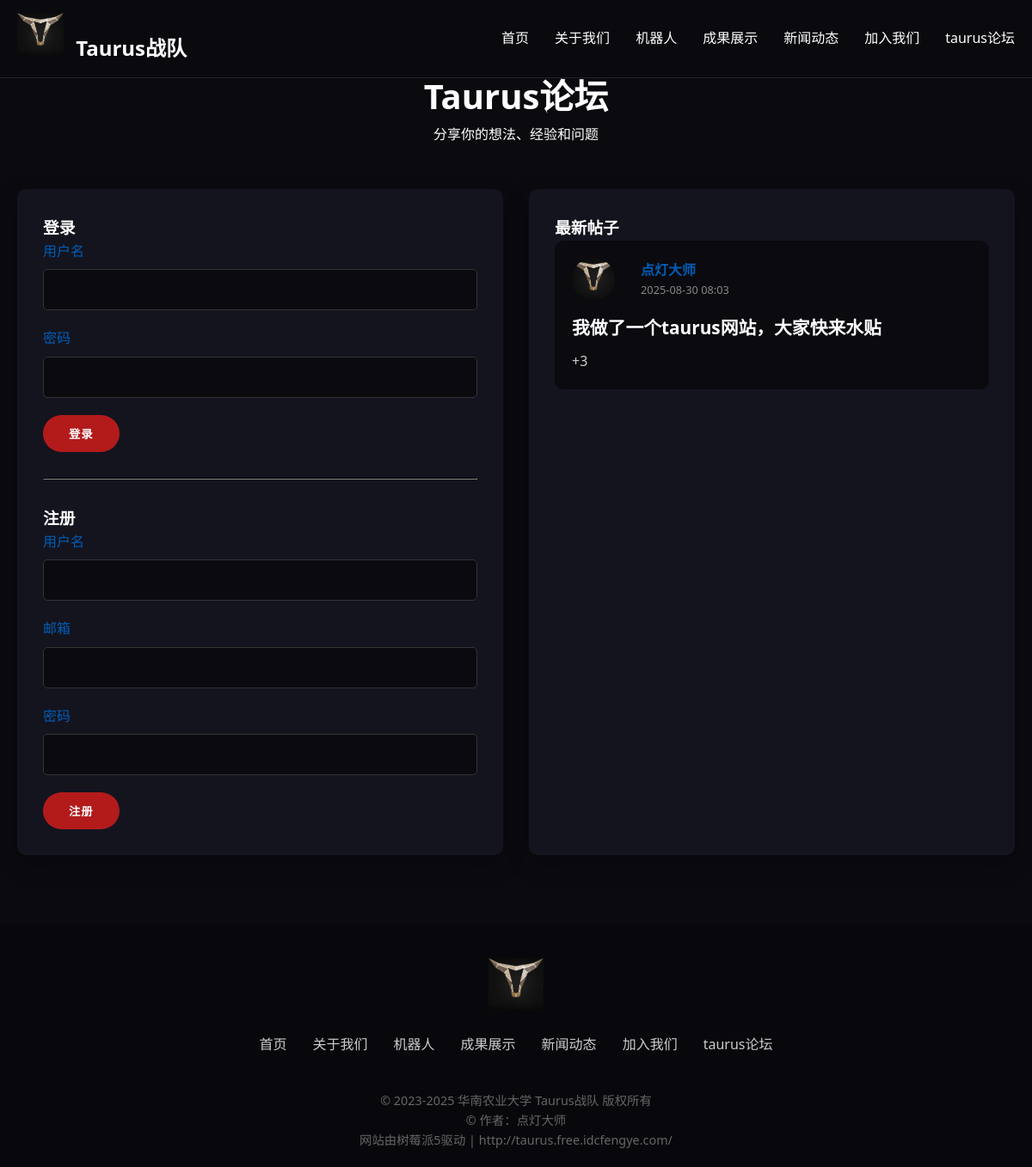
Page /forum.php on the earlier database version.
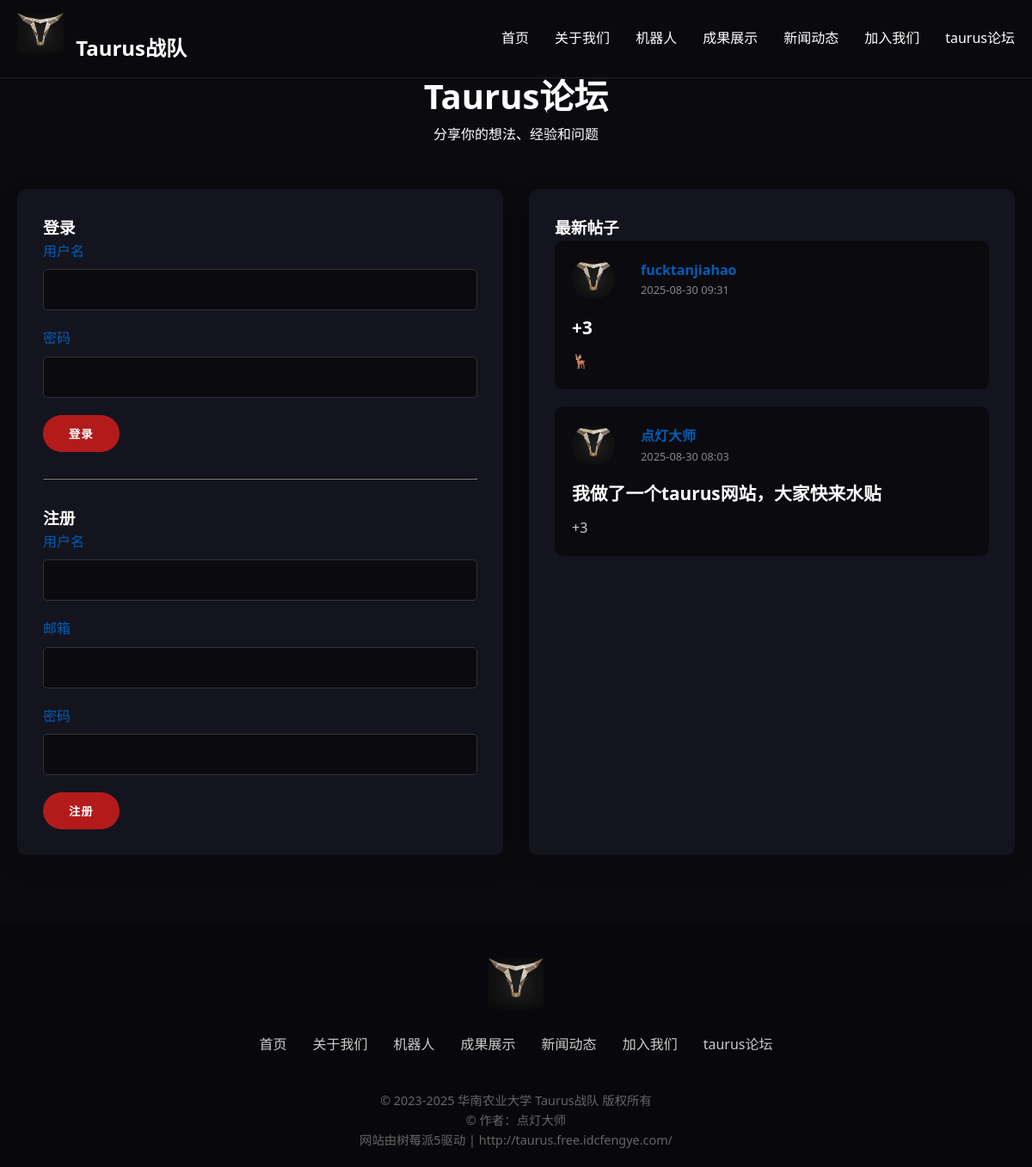
Same page on the later database version.
### tables this page shows
CREATE TABLE `posts` (
  `id` int(11) NOT NULL AUTO_INCREMENT,
  `user_id` int(11) NOT NULL,
  `title` varchar(255) NOT NULL,
  `content` text NOT NULL,
  `created_at` timestamp NULL DEFAULT current_timestamp(),
  `updated_at` timestamp NULL DEFAULT current_timestamp() ON UPDATE current_timestamp(),
  PRIMARY KEY (`id`),
  KEY `user_id` (`user_id`),
  CONSTRAINT `posts_ibfk_1` FOREIGN KEY (`user_id`) REFERENCES `users` (`id`) ON DELETE CASCADE
);

CREATE TABLE `users` (
  `id` int(11) NOT NULL AUTO_INCREMENT,
  `username` varchar(50) NOT NULL,
  `email` varchar(100) NOT NULL,
  `password` varchar(255) NOT NULL,
  `avatar` varchar(255) DEFAULT 'default-avatar.jpg',
  `created_at` timestamp NULL DEFAULT current_timestamp(),
  `last_login` timestamp NULL DEFAULT NULL,
  PRIMARY KEY (`id`),
  UNIQUE KEY `username` (`username`),
  UNIQUE KEY `email` (`email`)
);

### forum.php (the view, shortened to what this page needs)
<?php
require_once 'config.php';
try {
    $stmt = $pdo->prepare("
        SELECT p.*, u.username, u.avatar
        FROM posts p
        JOIN users u ON p.user_id = u.id
        ORDER BY p.created_at DESC
    ");
    $stmt->execute();
    $posts = $stmt->fetchAll();
} catch(PDOException $e) {
    $error = "获取帖子失败: " . $e->getMessage();
}
?>
<!DOCTYPE html>
<html lang="zh-CN">
<head>
    <link rel="stylesheet" href="https://cdnjs.cloudflare.com/ajax/libs/font-awesome/6.0.0/css/all.min.css">
</head>
<body>
    <header id="header">
        <div class="container">
            <nav class="navbar">
                <div class="logo">
                    <a href="index.php">
                        <img src="image/team-logo.jpg" alt="华南农业大学 Taurus战队Logo">
                        <span class="logo-text">Taurus战队</span>
                    </a>
                </div>
                <ul class="nav-links">
                    <li><a href="index.php">首页</a></li>
                    <li><a href="index.php#about">关于我们</a></li>
                    <li><a href="index.php#robots">机器人</a></li>
                    <li><a href="index.php#achievements">成果展示</a></li>
                    <li><a href="index.php#news">新闻动态</a></li>
                    <li><a href="joinus.php">加入我们</a></li>
                    <li><a href="forum.php">taurus论坛</a></li>
                </ul>
            </nav>
        </div>
    </header>
    <section class="section">
        <div class="container">
            <div class="section-title">
                <h2>Taurus论坛</h2>
                <p>分享你的想法、经验和问题</p>
            </div>
            <div class="forum-container">
                <?php if(!isset($_SESSION['user_id'])): ?>
                    <div class="auth-forms">
                        <h3>登录</h3>
                        <form method="POST" action="forum.php">
                            <div class="form-group">
                                <label for="login-username">用户名</label>
                                <input type="text" id="login-username" name="username" required>
                            </div>
                            <div class="form-group">
                                <label for="login-password">密码</label>
                                <input type="password" id="login-password" name="password" required>
                            </div>
                            <button type="submit" name="login" class="btn">登录</button>
                        </form>
                        <hr style="margin: 30px 0; border-color: #333;">
                        <h3>注册</h3>
                        <form method="POST" action="forum.php">
                            <div class="form-group">
                                <label for="reg-username">用户名</label>
                                <input type="text" id="reg-username" name="username" required>
                            </div>
                            <div class="form-group">
                                <label for="reg-email">邮箱</label>
                                <input type="email" id="reg-email" name="email" required>
                            </div>
                            <div class="form-group">
                                <label for="reg-password">密码</label>
                                <input type="password" id="reg-password" name="password" required>
                            </div>
                            <button type="submit" name="register" class="btn">注册</button>
                        </form>
                    </div>
                <?php endif; ?>
                <div class="posts-list">
                    <h3>最新帖子</h3>
                    <?php if(empty($posts)): ?>
                        <p>暂无帖子，成为第一个发帖的人吧！</p>
                    <?php else: ?>
                        <?php foreach($posts as $post): ?>
                            <div class="post">
                                <div class="post-header">
                                    <div class="user-avatar">
                                        <img src="image/<?php echo $post['avatar']; ?>" alt="用户头像">
                                    </div>
                                    <div class="post-user">
                                        <div class="post-username"><?php echo htmlspecialchars($post['username']); ?></div>
                                        <div class="post-date"><?php echo date('Y-m-d H:i', strtotime($post['created_at'])); ?></div>
                                    </div>
                                </div>
                                <h4 class="post-title"><?php echo htmlspecialchars($post['title']); ?></h4>
                                <div class="post-content"><?php echo nl2br(htmlspecialchars($post['content'])); ?></div>
                            </div>
                        <?php endforeach; ?>
                    <?php endif; ?>
                </div>
            </div>
        </div>
    </section>
    <footer>
        <div class="container">
            <div class="footer-content">
                <div class="footer-logo">
                    <img src="image/team-logo-footer.jpg" alt="华南农业大学 Taurus战队Logo">
                </div>
                <ul class="footer-links">
                    <li><a href="index.php">首页</a></li>
                    <li><a href="index.php#about">关于我们</a></li>
                    <li><a href="index.php#robots">机器人</a></li>
                    <li><a href="index.php#achievements">成果展示</a></li>
                    <li><a href="index.php#news">新闻动态</a></li>
                    <li><a href="joinus.php">加入我们</a></li>
                    <li><a href="forum.php">taurus论坛</a></li>
                </ul>
                <div class="copyright">
                    <p>&copy; 2023-2025 华南农业大学 Taurus战队 版权所有</p>
                    <p>&copy; 作者：点灯大师</p>
                    <p>网站由树莓派5驱动 | <a href="http://taurus.free.idcfengye.com/">http://taurus.free.idcfengye.com/</a></p>
                </div>
            </div>
        </div>
    </footer>
</body>
</html>

### forum.php (style rules this page uses)
:root { --primary-color: #b31b1b; --secondary-color: #005eb8; --dark-color: #1a1a1a; --light-color: #f4f4f4; --transition: all 0.3s ease; }
* { margin: 0; padding: 0; box-sizing: border-box; font-family: 'Segoe UI', 'Microsoft YaHei', sans-serif; }
html { scroll-behavior: smooth; }
body { background-color: #0a0a0f; color: #fff; line-height: 1.6; overflow-x: hidden; }
a { text-decoration: none; color: inherit; }
.container { width: 100%; max-width: 1200px; margin: 0 auto; padding: 0 20px; }
.section { padding: 80px 0; }
.section-title { text-align: center; margin-bottom: 50px; position: relative; }
.section-title h2 { font-size: 2.5rem; font-weight: 700; display: inline-block; position: relative; }
.section-title h2::after { display: none; }
.btn { display: inline-block; padding: 12px 30px; background: var(--primary-color); color: #fff; border-radius: 30px; text-transform: uppercase; font-weight: 600; letter-spacing: 1px; transition: var(--transition); border: none; cursor: pointer; }
header { position: fixed; top: 0; left: 0; width: 100%; z-index: 1000; background: rgba(10, 10, 15, 0.95); backdrop-filter: blur(10px); border-bottom: 1px solid rgba(255, 255, 255, 0.1); padding: 15px 0; transition: var(--transition); }
.navbar { display: flex; justify-content: space-between; align-items: center; }
.logo { display: flex; align-items: center; }
.logo img { height: 50px; }
.logo-text { margin-left: 10px; font-size: 1.5rem; font-weight: 700; color: #fff; }
.nav-links { display: flex; list-style: none; }
.nav-links li { margin-left: 30px; position: relative; }
.nav-links a { color: #fff; font-weight: 500; font-size: 1rem; transition: var(--transition); }
.nav-links a::after { content: ''; position: absolute; bottom: -5px; left: 0; width: 0; height: 2px; background: var(--primary-color); transition: var(--transition); }
.forum-container { display: flex; flex-wrap: wrap; gap: 30px; margin-top: 40px; }
.auth-forms, .post-form, .posts-list { flex: 1; min-width: 300px; background: #14141f; padding: 30px; border-radius: 10px; box-shadow: 0 10px 30px rgba(0, 0, 0, 0.2); }
.form-group { margin-bottom: 20px; }
.form-group label { display: block; margin-bottom: 8px; color: var(--secondary-color); }
.form-group input, .form-group textarea { width: 100%; padding: 12px; background: #0a0a0f; border: 1px solid #333; border-radius: 5px; color: #fff; font-size: 1rem; }
.user-avatar { width: 50px; height: 50px; border-radius: 50%; overflow: hidden; margin-right: 15px; }
.user-avatar img { width: 100%; height: 100%; object-fit: cover; }
.post { background: #0a0a0f; border-radius: 10px; padding: 20px; margin-bottom: 20px; }
.post-header { display: flex; align-items: center; margin-bottom: 15px; }
.post-user { margin-left: 15px; }
.post-username { font-weight: bold; color: var(--secondary-color); }
.post-date { font-size: 0.8rem; color: #888; }
.post-title { font-size: 1.3rem; margin-bottom: 10px; color: #fff; }
.post-content { line-height: 1.6; color: #ccc; }
footer { background: #08080c; padding: 40px 0 20px; text-align: center; }
.footer-content { display: flex; flex-direction: column; align-items: center; }
.footer-logo { margin-bottom: 20px; }
.footer-logo img { height: 60px; }
.footer-links { display: flex; list-style: none; margin-bottom: 20px; flex-wrap: wrap; justify-content: center; }
.footer-links li { margin: 0 15px; }
.footer-links a { color: #ccc; transition: var(--transition); }
.copyright { margin-top: 20px; color: #666; font-size: 0.9rem; }

Differences in the rows shown:
added posts: user.avatar (placeholder picture), user.username "fucktanjiahao", created_at "2025-08-30 09:31", title "+3", content "🦌"
